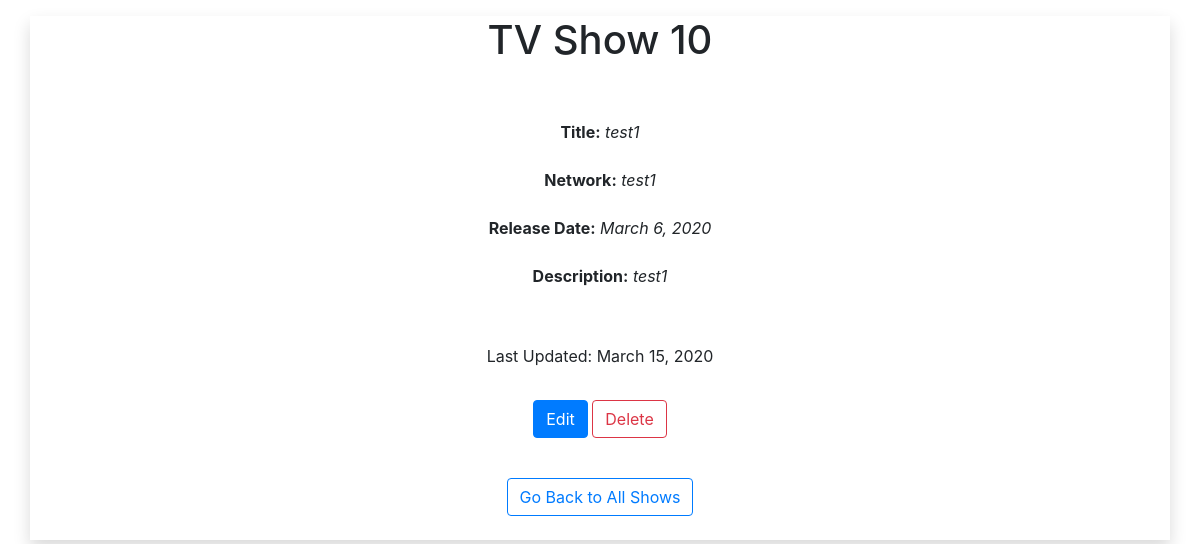
Page /shows/10/ on the committed database.
### tv_shows_app/models.py (models this page shows, shortened)
class Show(models.Model):
    title = models.CharField(max_length=250)
    network = models.CharField(max_length=50)
    release_date = models.DateField()
    description = models.TextField()
    created_at = models.DateTimeField(auto_now_add=True)
    updated_at = models.DateField(auto_now=True)

### tv_shows_app/views.py (the view)
# urls.py: path('shows/<int:id>/', views.TvShow),
def TvShow(request, id):
    context = {
        'show': Show.objects.get(id=id)
    }
    return render(request, 'view_shows.html', context)

### tv_shows_app/templates/view_shows.html (shortened to what this page needs)
<!DOCTYPE html>
<html lang="en">
<head>
    <link rel="stylesheet" href="https://stackpath.bootstrapcdn.com/bootstrap/4.3.1/css/bootstrap.min.css">
</head>
<body class="text-center">
    <div class="container shadow">
        <div class="row m-3">
            <div class="col">
                <h1 class="">TV Show {{ show.id }}</h1>
            </div>
        </div>
        <div class=" mt-5">
            <form action="/shows/{{ show.id }}" method="POST">
                <p><label><span class="font-weight-bold">Title:</span><span class="font-italic"> {{ show.title }}</span></label></p>
                <p><label><span class="font-weight-bold">Network:</span><span class="font-italic"> {{ show.network }}</span></label></p>
                <p><label><span class="font-weight-bold">Release Date:</span><span class="font-italic"> {{ show.release_date }} </span></label></p>
                <p><label><span class="font-weight-bold">Description:</span><span class="font-italic"> {{ show.description }}</span></label></p>
                <p class="mt-5"><label><span class="tv-show-font">Last Updated:</span><span class="tv-show-title"> {{ show.updated_at }}</span></p>
                <div class=" form-group mt-4">
                    <a href="/shows/{{ show.id }}/edit" class="btn btn-primary " role="button">Edit</a>
                    <a onclick="confirm('Are you sure you want to delete?')" href="/shows/{{ show.id }}/destroy" class="btn btn-outline-danger">Delete</a>
                </div>
                <div>
                    <a href="/shows" class="btn btn-outline-primary m-4">Go Back to All Shows</a>
                </div>
            </form>
        </div>
    </div>
</body>
</html>

### rows in the picture
Show: id "10", title "test1", network "test1", release_date "March 6, 2020", description "test1", updated_at "March 15, 2020"
